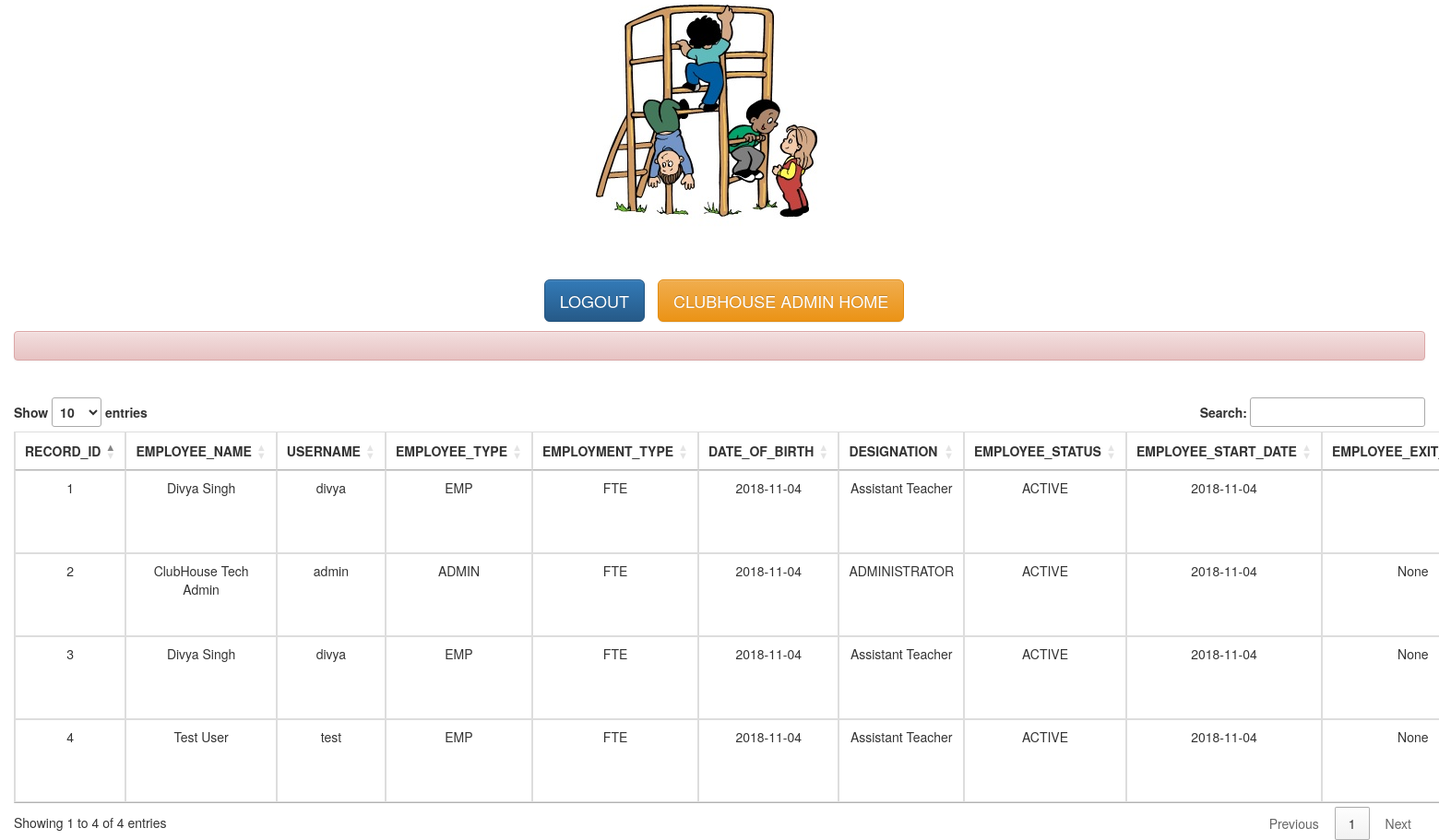
/UPDATEEMPLOYEE/ (signed in), run on the app's committed database.
### tables this page shows
CREATE TABLE EmployeeInfo(id INTEGER PRIMARY KEY, EmployeeName text,Username text,Employee_Type text,Employement_Type text,DOB text,status text, Designation text, JoinedDate text, DepartureDate text);

### ClubHousemain.py (the view)
@app.route("/UPDATEEMPLOYEE/")
def UPDATEEMPLOYEE():
    if g.user:
        conn = sqlite3.connect("ClubHouseInfo.db")
        cursor = conn.cursor()
        select_qury = ("select * from EmployeeInfo")
        cursor.execute(select_qury)
        finalrow = cursor.fetchall()
        return render_template("ClubHouseEmployeeDetails.html", row=finalrow)
    else:
        error = "Please Login Again ,User Session Not Valid !"
        return render_template('CLUBloginHome.html', error=error)

### ClubHousemain.py (called while the page is built)
@app.before_request
def before_request():
    g.user = None
    session.permanent = True
    app.permanent_session_lifetime = datetime.timedelta(minutes=20)
    session.modified = True
    if 'user' in session:
        g.user = session['user']

### templates/ClubHouseEmployeeDetails.html (shortened to what this page needs)
<!DOCTYPE html>
<html lang="en" xmlns="http://www.w3.org/1999/html" xmlns="http://www.w3.org/1999/html">
<head>
    <link rel="stylesheet" href="https://netdna.bootstrapcdn.com/bootstrap/3.1.0/css/bootstrap.min.css">
    <link rel="stylesheet" href="https://netdna.bootstrapcdn.com/bootstrap/3.1.0/css/bootstrap-theme.min.css">
    <link rel="stylesheet" type="text/css" href="https://cdn.datatables.net/1.10-dev/css/jquery.dataTables.css">
    <link rel="stylesheet" type="text/css" href="https://cdn.datatables.net/plug-ins/f3e99a6c02/integration/bootstrap/3/dataTables.bootstrap.css">
</head>
<body>
    <div align="center" class="container-fluid">
		<img class="img" style="margin-top: 5px" src="{{ url_for('static', filename='clubhouse.jpg') }}">
        <form class="form-inline" style="margin-top: 40px;" action="/CLUBHOUSEHOME/">
			<div class="container-fluid" align="center">
				<button type="submit" class="btn btn-primary btn-lg" style="margin-left: 10px;">LOGOUT</button>
                <button type="button" class="btn btn-warning btn-lg" style="margin-left: 10px" onclick="location.href = '/ClubHouseAdmin/';">
				CLUBHOUSE ADMIN HOME
				</button>
			</div>
		</form>
        <ul class="nav justify-content-center">
            <div class="alert alert-danger" style="margin-top: 10px">
            </div>
        </ul>
    </div>
    <div class="container-fluid" style="margin-top: 20px">
            <table align="center" class="table table-bordered table-hover" id="mytable">
                <thead>
                    <tr align="center">
                    <th>RECORD_ID</th>
                    <th>EMPLOYEE_NAME</th>
                    <th>USERNAME</th>
                    <th>EMPLOYEE_TYPE</th>
                    <th>EMPLOYMENT_TYPE</th>
                    <th>DATE_OF_BIRTH</th>
                    <th>DESIGNATION</th>
                    <th>EMPLOYEE_STATUS</th>
                    <th>EMPLOYEE_START_DATE</th>
                    <th>EMPLOYEE_EXIT_DATE</th>
                    </tr>
                </thead>
                <tbody>
                {% for item in row %}
                    <tr>
                    <td align="center">{{item[0]}}</td>
                    <td align="center">{{item[1]}}</td>
                    <td align="center">{{item[2]}}</td>
                    <td align="center">{{item[3]}}</td>
                    <td align="center">{{item[4]}}</td>
                    <td align="center">{{item[5]}}</td>
                    <td align="center">{{item[7]}}</td>
                    <td align="center">{{item[6]}}</td>
                    <td align="center">{{item[8]}}</td>
                    <td align="center">{{item[9]}}</td>
                    </tr>
                {% endfor %}
                </tbody>
            </table>
		</div>
</body>
</html>

### data on the page
EmployeeInfo: id "1", EmployeeName "Divya Singh", Username "divya", Employee_Type "EMP", Employement_Type "FTE", DOB "2018-11-04", Designation "Assistant Teacher", status "ACTIVE", JoinedDate "2018-11-04"
EmployeeInfo: id "2", EmployeeName "ClubHouse Tech Admin", Username "admin", Employee_Type "ADMIN", Employement_Type "FTE", DOB "2018-11-04", Designation "ADMINISTRATOR", status "ACTIVE", JoinedDate "2018-11-04", item "None"
EmployeeInfo: id "3", EmployeeName "Divya Singh", Username "divya", Employee_Type "EMP", Employement_Type "FTE", DOB "2018-11-04", Designation "Assistant Teacher", status "ACTIVE", JoinedDate "2018-11-04", item "None"
EmployeeInfo: id "4", EmployeeName "Test User", Username "test", Employee_Type "EMP", Employement_Type "FTE", DOB "2018-11-04", Designation "Assistant Teacher", status "ACTIVE", JoinedDate "2018-11-04", item "None"
